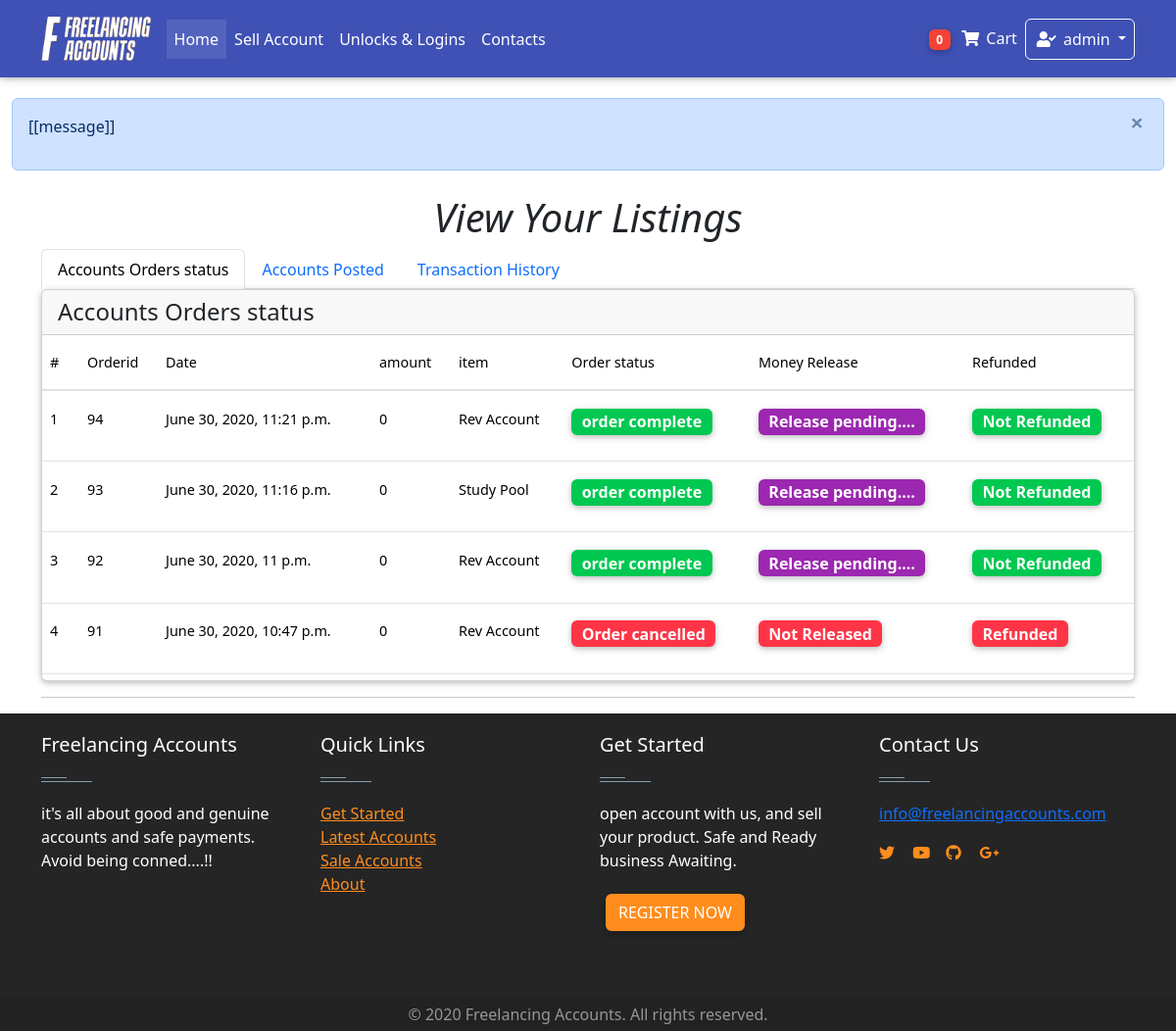
Page /dashboard/transactions/ (signed in) on the earlier database version.
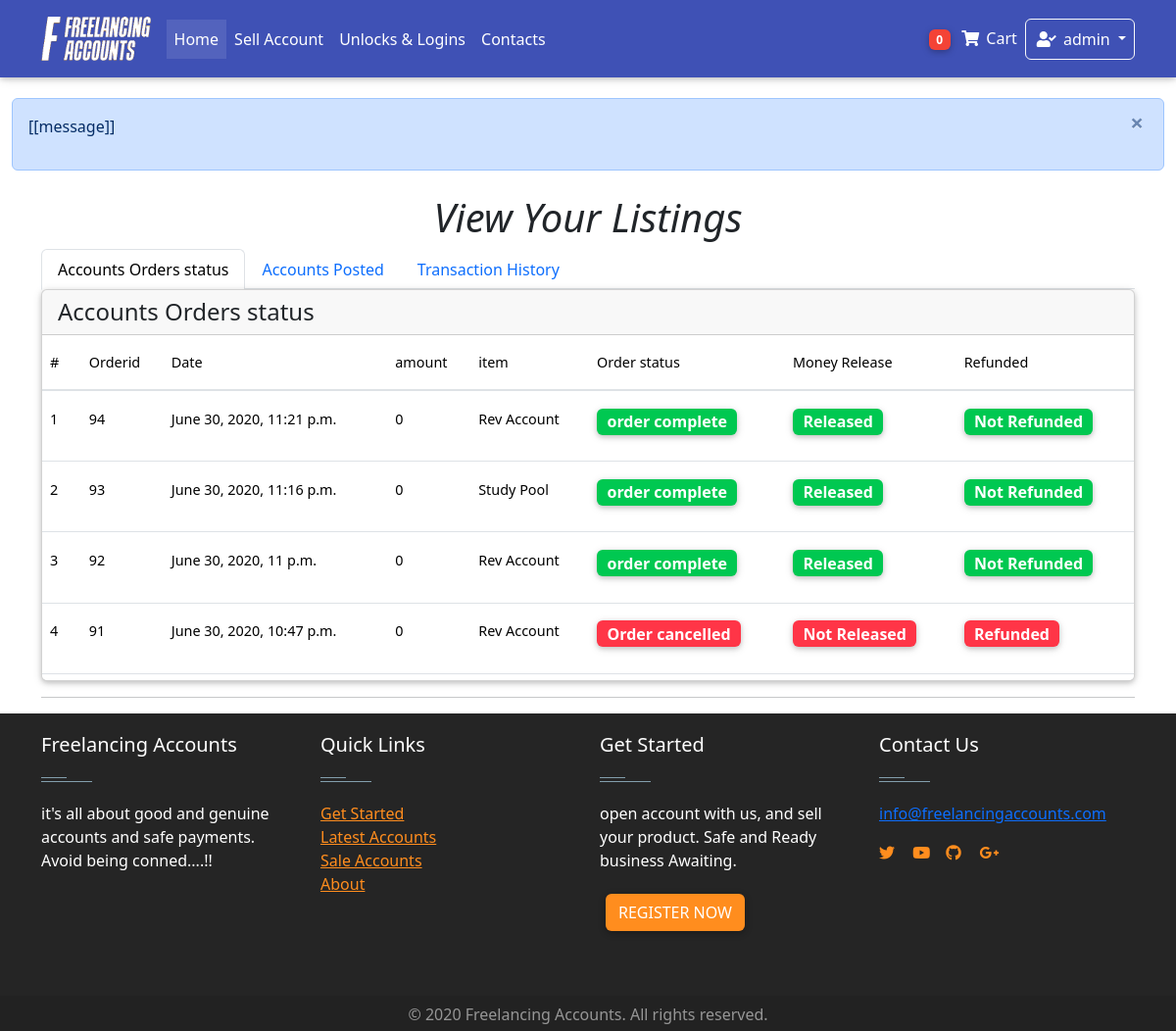
Same page on the later database version.
### Home/models.py (models this page shows, shortened)
class Order(models.Model):
    user = models.ForeignKey(settings.AUTH_USER_MODEL,on_delete = models.CASCADE)
    items = models.ManyToManyField(OrderItem)
    start_date = models.DateField(auto_now_add = True)
    ordered_date = models.DateTimeField()
    ordered = models.BooleanField(default = False)
    seller = models.ForeignKey(settings.AUTH_USER_MODEL,on_delete = models.CASCADE, related_name="user", blank=True, null = True)
    amount = models.IntegerField(default=0.0)
    released = models.BooleanField(default=False)
    refund = models.BooleanField(default=False)
    billing_address = models.ForeignKey(
        "BillingAddress", on_delete = models.SET_NULL, blank = True, null = True)

### dashboard/views.py (the view)
# urls.py: path('transactions/', views.TransactionsView.as_view(), name = "transactions"),
class TransactionsView(generic.ListView):
    model = WithdrawPayouts
    template_name = "dashboard/view_transactions.html"
    def get_context_data(self, **kwargs):
        context = super(TransactionsView, self).get_context_data(**kwargs)
        order = Order.objects.filter(seller = self.request.user).order_by("-ordered_date")
        items = Item.objects.filter(created_by = self.request.user).order_by("-created_at")
        context["items"] = items
        context["order"] = order
        return context

### Home/templatetags/cart_template_tags.py (called while the page is built)
@register.filter
def cart_item_count(user):
    if user.is_authenticated:
        qs = Order.objects.filter(user = user, ordered = False)
        if qs.exists():
            return qs[0].items.count()
    return 0

@register.filter
def account_cash(user):
    if user.is_authenticated:
        qs = AccountsModel.objects.get(user= user)
        amount= qs.amount
        return amount

### Home/templatetags/login_tag.py (called while the page is built)
@register.inclusion_tag('logins/login_form.html')
def login_form_tag(current_page=None):
    return {'loginform': LoginForm(),
            'redirect_to': current_page}

### Home/templates/dashboard/view_transactions.html (shortened to what the changed rows need)
{% extends 'base.html' %}
{% block content%}
    <main class="container ">
      <h1 class="text-center"><i> View Your Listings </i></h1>
        <div class="tab-content " id="myTabContentMD">
          <div class="tab-pane fade show active" id="profile-md" role="tabpanel" aria-labelledby="profile-tab-md">
            <div class="card" style="overflow-y:scroll; height:400px;">
              <div class="table-responsive  text-nowrap">
                  <table class="table table-hover ">
                    <thead>
                      <tr>
                        <th>#</th>
                        <th>Orderid</th>
                        <th>Date</th>
                        <th>amount</th>
                        <th> item </th>
                        <th> Order status</th>
                        <th> Money Release </th>
                        <th> Refunded </th>
                      </tr>
                    </thead>
                    <tbody>
                     {% for object in order %}
                      <tr>
                        <th scope="row">{{forloop.counter}}</th>
                        <td>{{ object.id }}</td>
                        <td>{{ object.ordered_date }}</td>
                        <td>{{ object.amount }}</td>
                        <td>
                          {% for obj in object.items.all %}
                            <p> {{obj.item.title}} </p>
                          {% endfor %}
                        </td>
                        <td>
                          {% if object.refund %}
                          <span class="badge badge-danger badge-pill" style="font-size: medium;"> Order cancelled </span>
                          {% elif object.ordered %}
                          <span class="badge badge-success badge-pill" style="font-size: medium;"> order complete </span>
                          {% else %}
                          <span class="badge purple badge-pill" style="font-size: medium;"> order in progress</span>
                          {% endif %}
                        </td>
                        <td>
                          {% if object.refund %}
                          <span class="badge badge-danger badge-pill" style="font-size: medium;"> Not Released </span>
                          {% elif object.released %}
                          <span class="badge badge-success badge-pill" style="font-size: medium;"> Released </span>
                          {% else %}
                          <span class="badge purple badge-pill" style="font-size: medium;"> Release pending.... </span>
                          {% endif %}
                        </td>
                        <td>
                          {% if object.refund %}
                          <span class="badge badge-danger badge-pill" style="font-size: medium;"> Refunded </span>
                          {% else %}
                          <span class="badge badge-success badge-pill" style="font-size: medium;"> Not Refunded </span>
                          {% endif %}
                        </td>
                      </tr>
                      {% empty %}
                      <tr>
                        <th scope="row"> </th>
                        <td colspan="4"> You have no previous orders to refund you Money </td>
                      </tr>
                      {% endfor %}
                    </tbody>
                  </table>
                </div>
          </div>
          </div>
        </div>
</main>
{% endblock %}

Differences in the rows shown:
changed Order "June 30, 2020, 11:21 p.m.": released "Release pending...." → "Released"
changed Order "June 30, 2020, 11:16 p.m.": released "Release pending...." → "Released"
changed Order "June 30, 2020, 11 p.m.": released "Release pending...." → "Released"
